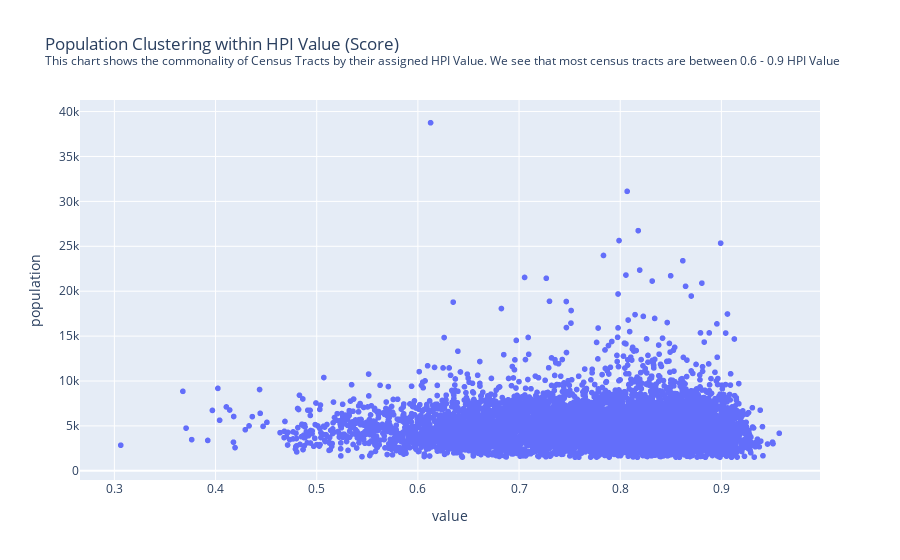

Notebook cell for this chart:
### Code cell
# Producing a Visual
#Extra credit

import matplotlib.pyplot as plt

val_by_population = px.scatter(voter_data, x='value', y='population', title='Population Clustering within HPI Value (Score)<br><sup>This chart shows the commonality of Census Tracts by their assigned HPI Value. We see that most census tracts are between 0.6 - 0.9 HPI Value')
val_by_population.show()

# val_by_population = plt.scatter(voter_data['value'],voter_data['population'], c='blue', s=5)
# val_by_population = plt.xlabel('HPI Value')
# val_by_population = plt.ylabel('Census Tract Population')
# val_by_population = plt.title('Population Clustering within HPI Value (Score)')

# plt.show(val_by_population)
# plt.savefig('scatter_Population Clustering.jpeg')

# voter_data.dtypes

### Figure 1 — Plotly figure (JSON) as saved in the notebook; plotly's stock layout.template omitted (floating-point values rounded to 4 significant figures; data arrays with more than 128 entries replaced by an {"elided": "..."} marker saying what was removed)
{"data": [{"hovertemplate": "value=%{x}<br>population=%{y}<extra></extra>", "legendgroup": "", "marker": {"color": "#636efa", "symbol": "circle"}, "mode": "markers", "name": "", "showlegend": false, "type": "scattergl", "x": {"elided": "7789 float values"}, "xaxis": "x", "y": {"elided": "7789 int values"}, "yaxis": "y"}], "layout": {"legend": {"tracegroupgap": 0}, "title": {"text": "Population Clustering within HPI Value (Score)<br><sup>This chart shows the commonality of Census Tracts by their assigned HPI Value. We see that most census tracts are between 0.6 - 0.9 HPI Value"}, "xaxis": {"anchor": "y", "domain": [0, 1], "title": {"text": "value"}}, "yaxis": {"anchor": "x", "domain": [0, 1], "title": {"text": "population"}}}}
